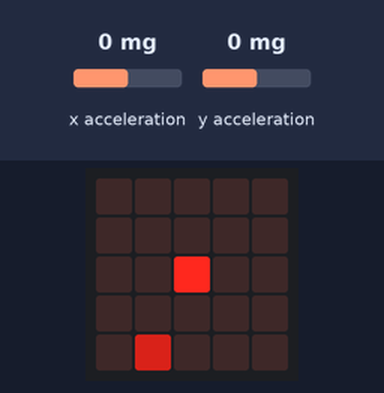
A program run on a simulated BBC micro:bit running MicroPython. Shown: the board's 5×5 LED display. Inputs (shaded band) come from the test bench; at power-on: x acceleration 0 mg, y acceleration 0 mg. Random numbers come from a fixed seed.

Above: at 1.2 s.
1.3 s: x acceleration set to -185 mg
2.8 s: x acceleration set to -222 mg
At 3.16 s:
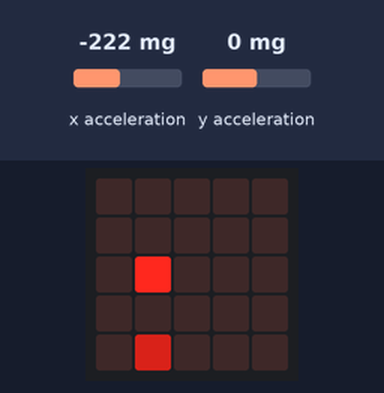
At 4.3 s:
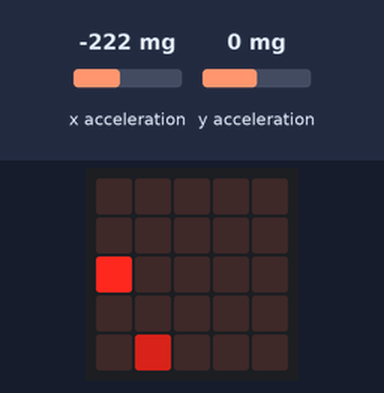
4.7 s: y acceleration set to -188 mg
6.2 s: y acceleration set to -210 mg
At 7.9 s:
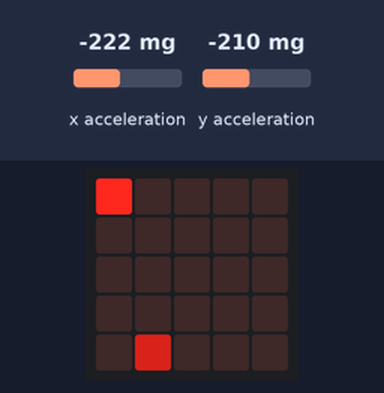
8.2 s: x acceleration set to 181 mg
9.7 s: x acceleration set to 218 mg
At 11.1 s:
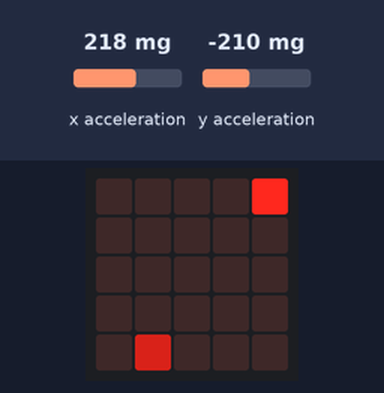
Timing chart, 0 to 12.7 s (numbered marks = the images above; inputs shaded):
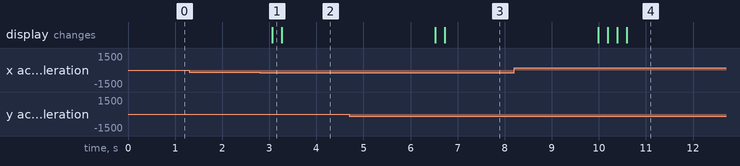

Measured:
- the behaviour switches between -200 and -201 mg on x acceleration (found by bisection; images 0 and 1)
- the behaviour switches between -200 and -201 mg on y acceleration (found by bisection; images 2 and 3)
- the behaviour switches between 200 and 201 mg on x acceleration (found by bisection; images 3 and 4)
- after the input at 1.3 s, every drawn part: stays the same
- after the input at 2.8 s, the display: changes after 0.26 s (image 1)
- after the input at 4.7 s, every drawn part: stays the same
- after the input at 6.2 s, the display: first changes after 0.32 s (image 3 shows a later state)
- after the input at 8.2 s, every drawn part: stays the same
- after the input at 9.7 s, the display: first changes after 0.28 s (image 4 shows a later state)

The program:

tiltGame.py
```python
from microbit import *
import random

# Initialize player position
player_x = 2
player_y = 2

# Generate random target position
target_x = random.randint(0, 4)
target_y = random.randint(0, 4)

while True:
    # Clear the display and render the player and target
    display.clear()
    display.set_pixel(player_x, player_y, 9)  # Player at full brightness
    display.set_pixel(target_x, target_y, 5)  # Target at medium brightness

    # Read accelerometer values and adjust player position
    x = accelerometer.get_x()
    y = accelerometer.get_y()

    # Map accelerometer tilt to movement
    if x < -200 and player_x > 0:
        player_x -= 1
    if x > 200 and player_x < 4:
        player_x += 1
    if y < -200 and player_y > 0:
        player_y -= 1
    if y > 200 and player_y < 4:
        player_y += 1

    # Check if the player catches the target
    if player_x == target_x and player_y == target_y:
        display.show(Image.HAPPY)
        sleep(1000)

        # Reset the game with a new target position
        target_x = random.randint(0, 4)
        target_y = random.randint(0, 4)
        player_x = 2
        player_y = 2

    sleep(200)  # Small delay for smoother movement
```
